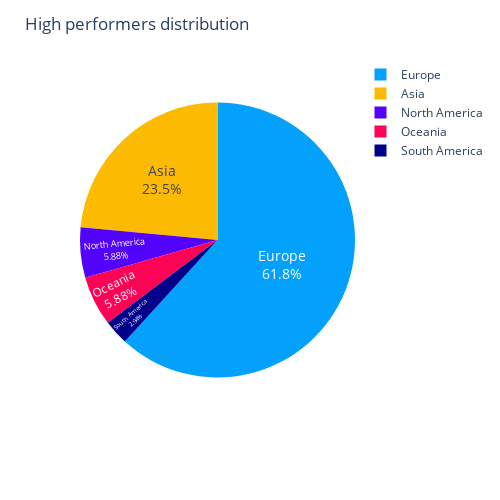

This figure's notebook cell:
### Code cell
import plotly.express as px

fig = px.pie(high_pie, values='Performance', names='continent', color='continent',
             color_discrete_map={'Europe':'#03a1fc',
                                 'Asia':'#fcba03',
                                 'Africa':'#fc5603',
                                 'South America':'darkblue',
                                 'North America': '#5203fc',
                                 'Oceania':'#fc0356'})
fig.update(layout_title_text= str('High performers distribution'))
fig.update_traces(textinfo='label+percent', textposition='inside', textfont_size=14,)
fig.update_layout(
    autosize=False,
    width=500,
    height=500)
fig.show()

### Figure 1 — Plotly figure (JSON) as saved in the notebook; plotly's stock layout.template omitted (floating-point values rounded to 4 significant figures)
{"data": [{"customdata": [["Asia"], ["Europe"], ["North America"], ["Oceania"], ["South America"]], "domain": {"x": [0, 1], "y": [0, 1]}, "hovertemplate": "continent=%{customdata[0]}<br>Performance=%{value}<extra></extra>", "labels": ["Asia", "Europe", "North America", "Oceania", "South America"], "legendgroup": "", "marker": {"colors": ["#fcba03", "#03a1fc", "#5203fc", "#fc0356", "darkblue"]}, "name": "", "showlegend": true, "textfont": {"size": 14}, "textinfo": "label+percent", "textposition": "inside", "type": "pie", "values": [8, 21, 2, 2, 1]}], "layout": {"autosize": false, "height": 500, "legend": {"tracegroupgap": 0}, "margin": {"t": 60}, "title": {"text": "High performers distribution"}, "width": 500}}
